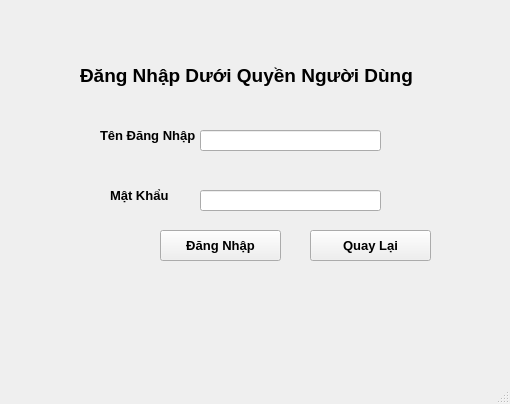
<?xml version="1.0" encoding="UTF-8"?>
<ui version="4.0">
 <class>MainWindow</class>
 <widget class="QMainWindow" name="MainWindow">
  <property name="geometry">
   <rect>
    <x>0</x>
    <y>0</y>
    <width>510</width>
    <height>404</height>
   </rect>
  </property>
  <property name="windowTitle">
   <string>MainWindow</string>
  </property>
  <widget class="QWidget" name="centralwidget">
   <widget class="QLineEdit" name="txtdky">
    <property name="geometry">
     <rect>
      <x>200</x>
      <y>130</y>
      <width>181</width>
      <height>21</height>
     </rect>
    </property>
    <property name="font">
     <font>
      <pointsize>9</pointsize>
     </font>
    </property>
   </widget>
   <widget class="QPushButton" name="btnquaylai">
    <property name="geometry">
     <rect>
      <x>310</x>
      <y>230</y>
      <width>121</width>
      <height>31</height>
     </rect>
    </property>
    <property name="font">
     <font>
      <pointsize>10</pointsize>
      <weight>75</weight>
      <bold>true</bold>
     </font>
    </property>
    <property name="text">
     <string>Quay Lại</string>
    </property>
   </widget>
   <widget class="QPushButton" name="btndangnhap">
    <property name="geometry">
     <rect>
      <x>160</x>
      <y>230</y>
      <width>121</width>
      <height>31</height>
     </rect>
    </property>
    <property name="font">
     <font>
      <pointsize>10</pointsize>
      <weight>75</weight>
      <bold>true</bold>
     </font>
    </property>
    <property name="text">
     <string>Đăng Nhập</string>
    </property>
   </widget>
   <widget class="QLabel" name="tendangnhap">
    <property name="geometry">
     <rect>
      <x>100</x>
      <y>120</y>
      <width>101</width>
      <height>31</height>
     </rect>
    </property>
    <property name="font">
     <font>
      <pointsize>10</pointsize>
      <weight>75</weight>
      <bold>true</bold>
     </font>
    </property>
    <property name="text">
     <string>Tên Đăng Nhập </string>
    </property>
   </widget>
   <widget class="QLineEdit" name="txtmk">
    <property name="geometry">
     <rect>
      <x>200</x>
      <y>190</y>
      <width>181</width>
      <height>21</height>
     </rect>
    </property>
    <property name="font">
     <font>
      <pointsize>9</pointsize>
     </font>
    </property>
   </widget>
   <widget class="QLabel" name="matkhau">
    <property name="geometry">
     <rect>
      <x>110</x>
      <y>180</y>
      <width>101</width>
      <height>31</height>
     </rect>
    </property>
    <property name="font">
     <font>
      <pointsize>10</pointsize>
      <weight>75</weight>
      <bold>true</bold>
     </font>
    </property>
    <property name="text">
     <string>Mật Khẩu</string>
    </property>
   </widget>
   <widget class="QLabel" name="label">
    <property name="geometry">
     <rect>
      <x>80</x>
      <y>60</y>
      <width>361</width>
      <height>31</height>
     </rect>
    </property>
    <property name="font">
     <font>
      <pointsize>14</pointsize>
      <weight>75</weight>
      <bold>true</bold>
     </font>
    </property>
    <property name="text">
     <string>Đăng Nhập Dưới Quyền Người Dùng</string>
    </property>
   </widget>
  </widget>
  <widget class="QMenuBar" name="menubar">
   <property name="geometry">
    <rect>
     <x>0</x>
     <y>0</y>
     <width>510</width>
     <height>21</height>
    </rect>
   </property>
  </widget>
  <widget class="QStatusBar" name="statusbar"/>
 </widget>
 <resources/>
 <connections/>
</ui>
